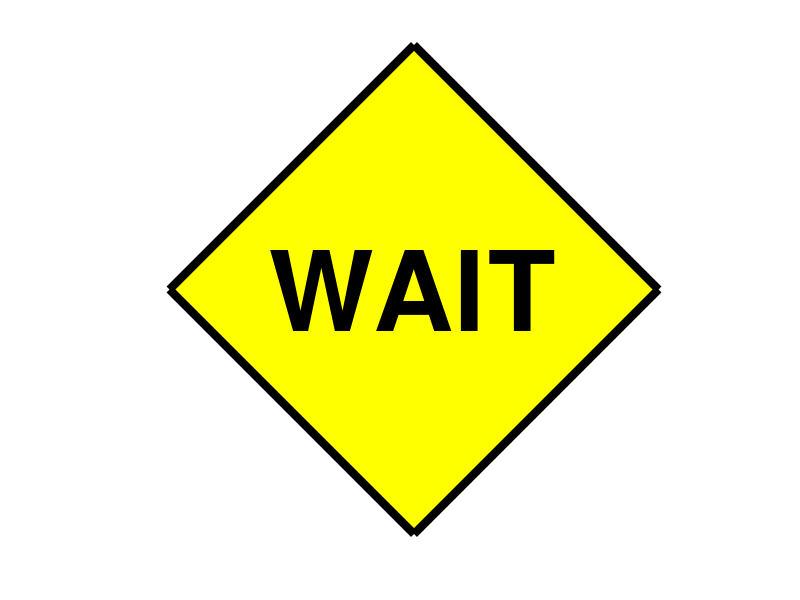

Write MATLAB code to recreate this figure.
% WAIT
clc, clear, close all
theta = linspace(0, 2*pi, 5);
x = cos(theta); y = sin(theta);
h = fill(x, y, 'y'); axis square off
set(h, 'LineWidth', 6)
text(0, 0, 'WAIT', 'Color', 'k', 'FontSize', 80,...
    'FontWeight', 'bold', 'HorizontalAlignment', 'center');